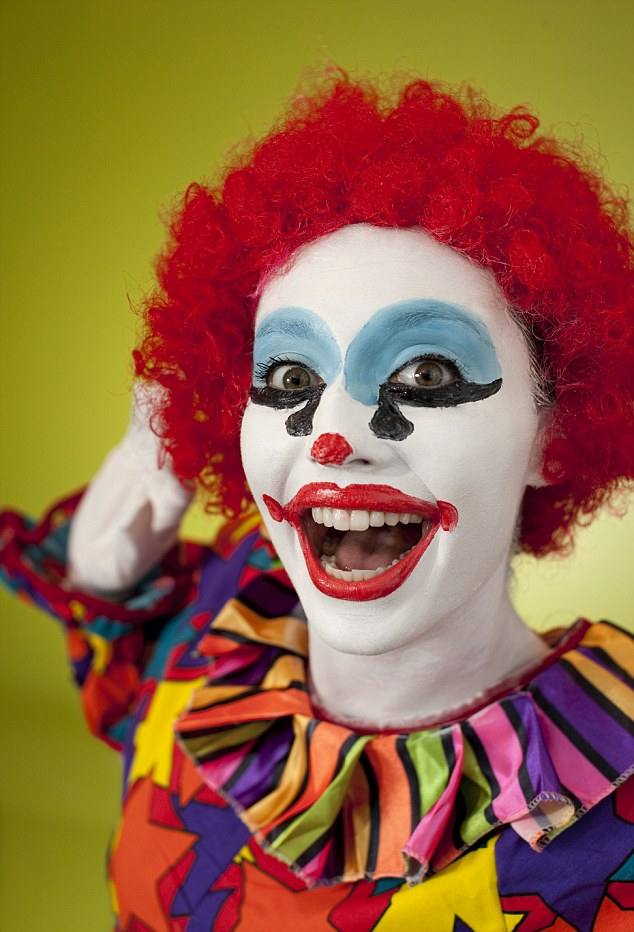
#> input picture steganography-compression/testimage.jpg, 634 x 932 px
$ python imgtopix.py
#> lines starting #> are read from the running program, lines starting #| are printed output that depends on the picture
from ast import For
from PIL import Image

image=Image.open('testimage.jpg')
#> image is the input picture: PIL image 634x932 RGB; mean R, G, B 147.4, 99.9, 66.4
def manipulation(image):
    width,height = image.size
#> width = 634; height = 932
    new_image=Image.new("RGB",(width,height),"white")
#> new_image: PIL image 634x932 RGB; every value is 255
    for x in range(width):
        for y in range(height):
            r,g,b =image.getpixel((x,y))

            r_=g_=b_=(r+g+b)/3

            new_pixel=(int(r_),int(g_),int(b_))
            new_image.putpixel((x,y),new_pixel)
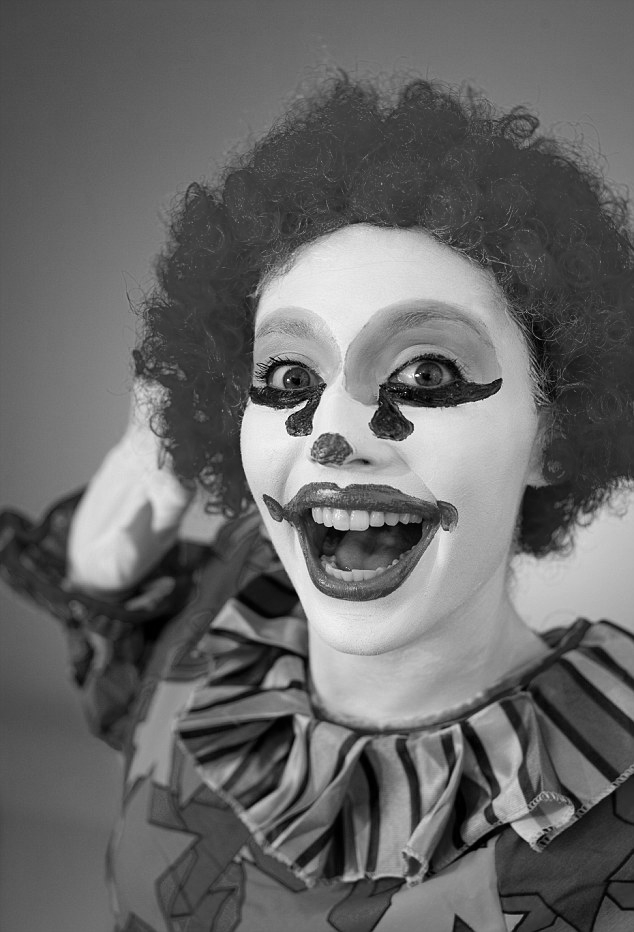
#> new_image: PIL image 634x932 RGB; min 0, max 253, mean 104.2
    return new_image

new_image = manipulation(image)
new_image.show()
